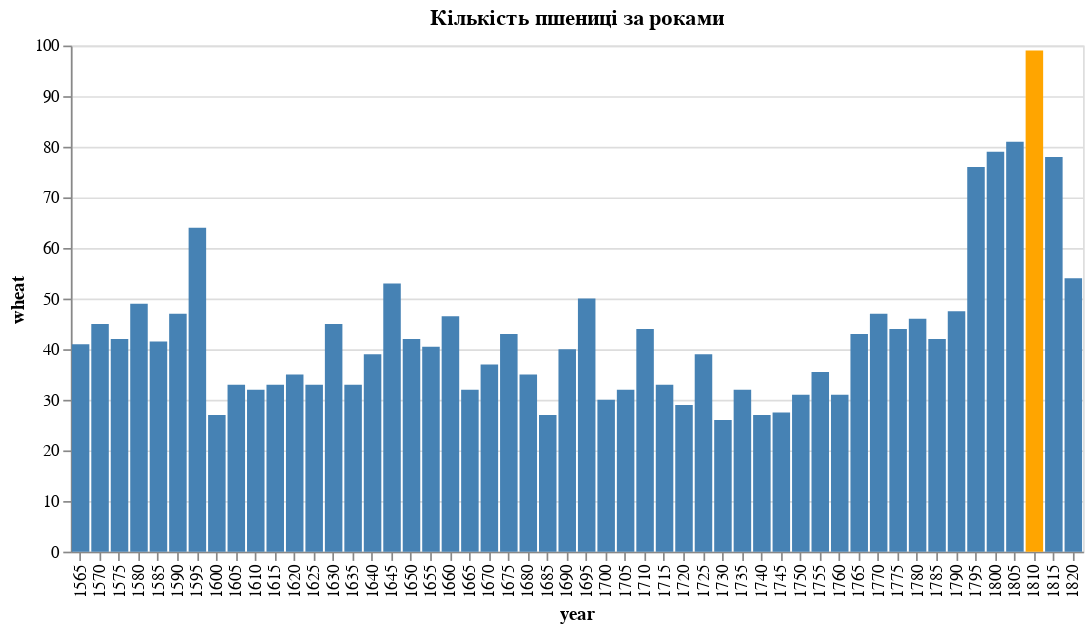

Here is the notebook cell this chart was saved with:
### Markdown cell above
1.	Побудувати стовпчасту діаграму за допомогою бібліотеки Altair (Python). Для цієї діаграми потрібно використовувати датасет source = data.wheat()
У діаграмі кожен стовпчик відповідає року, і його висота відображає кількість пшениці. Якщо рік дорівнює 1810, то відповідний стовпчик буде виділено помаранчевим кольором, в інших випадках - синім.

### Code cell
import altair as alt
from vega_datasets import data

source = data.wheat()

bars = alt.Chart(source).mark_bar().encode(
    x='year:O',
    y='wheat:Q',
    color=alt.condition(
        alt.datum.year == 1810,
        alt.value('orange'),
        alt.value('steelblue')
    )).properties(width=600, title='Кількість пшениці за роками')

bars

### Figure 1 — Vega-Lite specification as saved in the notebook (floating-point values rounded to 4 significant figures)
{"config": {"view": {"continuousWidth": 400, "continuousHeight": 300}}, "data": {"name": "data-76d1ce26ea5761007c35827e1564d86c"}, "mark": "bar", "encoding": {"color": {"condition": {"value": "orange", "test": "(datum.year === 1810)"}, "value": "steelblue"}, "x": {"field": "year", "type": "ordinal"}, "y": {"field": "wheat", "type": "quantitative"}}, "title": "Кількість пшениці за роками", "width": 600, "$schema": "https://vega.github.io/schema/vega-lite/v4.17.0.json", "datasets": {"data-76d1ce26ea5761007c35827e1564d86c": [{"year": 1565, "wheat": 41.0, "wages": 5.0}, {"year": 1570, "wheat": 45.0, "wages": 5.05}, {"year": 1575, "wheat": 42.0, "wages": 5.08}, {"year": 1580, "wheat": 49.0, "wages": 5.12}, {"year": 1585, "wheat": 41.5, "wages": 5.15}, {"year": 1590, "wheat": 47.0, "wages": 5.25}, {"year": 1595, "wheat": 64.0, "wages": 5.54}, {"year": 1600, "wheat": 27.0, "wages": 5.61}, {"year": 1605, "wheat": 33.0, "wages": 5.69}, {"year": 1610, "wheat": 32.0, "wages": 5.78}, {"year": 1615, "wheat": 33.0, "wages": 5.94}, {"year": 1620, "wheat": 35.0, "wages": 6.01}, {"year": 1625, "wheat": 33.0, "wages": 6.12}, {"year": 1630, "wheat": 45.0, "wages": 6.22}, {"year": 1635, "wheat": 33.0, "wages": 6.3}, {"year": 1640, "wheat": 39.0, "wages": 6.37}, {"year": 1645, "wheat": 53.0, "wages": 6.45}, {"year": 1650, "wheat": 42.0, "wages": 6.5}, {"year": 1655, "wheat": 40.5, "wages": 6.6}, {"year": 1660, "wheat": 46.5, "wages": 6.75}, {"year": 1665, "wheat": 32.0, "wages": 6.8}, {"year": 1670, "wheat": 37.0, "wages": 6.9}, {"year": 1675, "wheat": 43.0, "wages": 7.0}, {"year": 1680, "wheat": 35.0, "wages": 7.3}, {"year": 1685, "wheat": 27.0, "wages": 7.6}, {"year": 1690, "wheat": 40.0, "wages": 8.0}, {"year": 1695, "wheat": 50.0, "wages": 8.5}, {"year": 1700, "wheat": 30.0, "wages": 9.0}, {"year": 1705, "wheat": 32.0, "wages": 10.0}, {"year": 1710, "wheat": 44.0, "wages": 11.0}, {"year": 1715, "wheat": 33.0, "wages": 11.75}, {"year": 1720, "wheat": 29.0, "wages": 12.5}, {"year": 1725, "wheat": 39.0, "wages": 13.0}, {"year": 1730, "wheat": 26.0, "wages": 13.3}, {"year": 1735, "wheat": 32.0, "wages": 13.6}, {"year": 1740, "wheat": 27.0, "wages": 14.0}, {"year": 1745, "wheat": 27.5, "wages": 14.5}, {"year": 1750, "wheat": 31.0, "wages": 15.0}, {"year": 1755, "wheat": 35.5, "wages": 15.7}, {"year": 1760, "wheat": 31.0, "wages": 16.5}, {"year": 1765, "wheat": 43.0, "wages": 17.6}, {"year": 1770, "wheat": 47.0, "wages": 18.5}, {"year": 1775, "wheat": 44.0, "wages": 19.5}, {"year": 1780, "wheat": 46.0, "wages": 21.0}, {"year": 1785, "wheat": 42.0, "wages": 23.0}, {"year": 1790, "wheat": 47.5, "wages": 25.5}, {"year": 1795, "wheat": 76.0, "wages": 27.5}, {"year": 1800, "wheat": 79.0, "wages": 28.5}, {"year": 1805, "wheat": 81.0, "wages": 29.5}, {"year": 1810, "wheat": 99.0, "wages": 30.0}, {"year": 1815, "wheat": 78.0, "wages": null}, {"year": 1820, "wheat": 54.0, "wages": null}]}}
